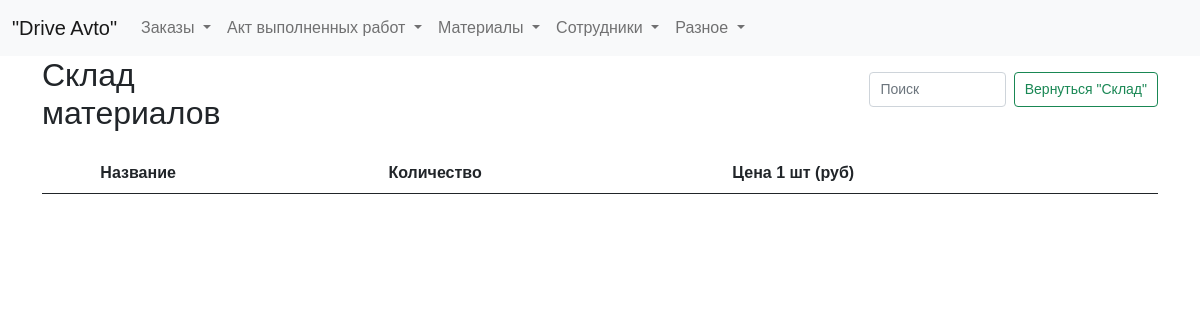
The page /stock?page=2 on the database as committed earlier.
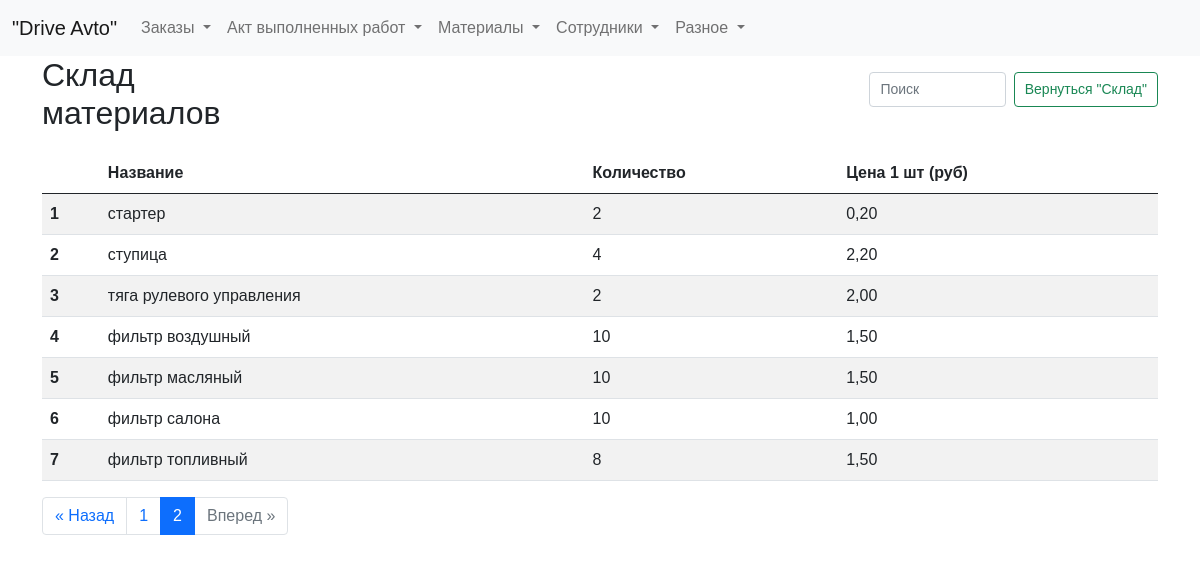
The same page on the database as committed later.
### tables this page shows
CREATE TABLE stock_plus (
id integer PRIMARY KEY AUTOINCREMENT,
name text NOT NULL,
quantity integer NOT NULL,
price_unit integer NOT NULL
);

### fcompany.py (the view)
@app.route("/stock")
def showStock():
    page = request.args.get('page', 1, type=int)
    per_page = 12  # Количество элементов на странице
    stock_query = dbase.getStock()  # Получаем все элементы склада
    total_items = len(stock_query)  # Получаем общее количество элементов
    total_pages = ceil(total_items / per_page)  # Вычисляем общее количество страниц
    start_index = (page - 1) * per_page
    end_index = start_index + per_page
    stock = stock_query[start_index:end_index]  # Получаем элементы текущей страницы
    pagination = {
        'page': page,
        'per_page': per_page,
        'total_pages': total_pages,
        'total_items': total_items
    }
    return render_template("stock.html", title="Склад материалов", stock=stock, pagination=pagination)

### fcompany.py (called while the page is built)
def connect_db():  # общая функция для установления соединения с БД
    conn = sqlite3.connect(app.config['DATABASE'])
    conn.row_factory = sqlite3.Row  # записи будут представлены не в виде кортежей, а в виде словаря (для исп в шаблонах)
    return conn

def get_db():
    if not hasattr(g, 'link_db'):
        g.link_db = connect_db()
    return g.link_db

@app.before_request
def before_request():
    global dbase
    db = get_db()
    dbase = FDataBase(db)

### templates/stock.html (shortened to what this page needs)
{% extends 'base.html' %}
{% block content %}
<div class="header-container">
  <h2>Склад материалов</h2>
  <form class="d-flex search-form" role="search">
    <input class="form-control me-2 narrow-search" type="search" id="searchInput" placeholder="Поиск" aria-label="Search">
    <button class="btn btn-outline-success narrow-button" type="submit">Вернуться "Склад"</button>
  </form>
</div>
<table id="myTable" class="table table-striped">
  <thead>
    <tr>
      <th scope="col"></th>
      <th scope="col">Название</th>
      <th scope="col">Количество</th>
      <th scope="col">Цена 1 шт (руб)</th>
    </tr>
  </thead>
  <tbody>
    {% for row in stock %}
    <tr>
      <th scope="row">{{ loop.index }}</th>
      <td>{{ row.name_total }}</td>
      <td>{{ row.quantity_total }}</td>
      <td>{{ ('%.2f' % (row.price_unit_total / 100) ) | replace('.', ',') }}</td>
    </tr>
    {% endfor %}
  </tbody>
</table>
{% if pagination.total_items > pagination.per_page %}
<nav aria-label="Page navigation">
  <ul class="pagination justify-content-center">
    {% if pagination.page > 1 %}
      <li class="page-item"><a class="page-link" href="{{ url_for('showStock', page=pagination.page-1) }}">&laquo; Назад</a></li>
    {% else %}
      <li class="page-item disabled"><span class="page-link">&laquo; Назад</span></li>
    {% endif %}
    {% for page_num in range(1, pagination.total_pages+1) %}
      {% if page_num == pagination.page %}
        <li class="page-item active"><span class="page-link">{{ page_num }}</span></li>
      {% else %}
        <li class="page-item"><a class="page-link" href="{{ url_for('showStock', page=page_num) }}">{{ page_num }}</a></li>
      {% endif %}
    {% endfor %}
    {% if pagination.page < pagination.total_pages %}
      <li class="page-item"><a class="page-link" href="{{ url_for('showStock', page=pagination.page+1) }}">Вперед &raquo;</a></li>
    {% else %}
      <li class="page-item disabled"><span class="page-link">Вперед &raquo;</span></li>
    {% endif %}
  </ul>
</nav>
{% endif %}
{% endblock %}

Rows that differ between the two databases and show on the page:
now on this page (row edited): stock_plus: name_total "стартер", quantity_total "2", price_unit_total "0,20"
added stock_plus: name_total "ступица", quantity_total "4", price_unit_total "2,20"
added stock_plus: name_total "тяга рулевого управления", quantity_total "2", price_unit_total "2,00"
now on this page (row edited): stock_plus: name_total "фильтр воздушный", quantity_total "10", price_unit_total "1,50"
now on this page (row edited): stock_plus: name_total "фильтр масляный", quantity_total "10", price_unit_total "1,50"
now on this page (row edited): stock_plus: name_total "фильтр салона", quantity_total "10", price_unit_total "1,00"
now on this page (row edited): stock_plus: name_total "фильтр топливный", quantity_total "8", price_unit_total "1,50"
Other text that changed with them:
text now shown: "« Назад Вперед »"
new list line: "1"
new list line: "2"
